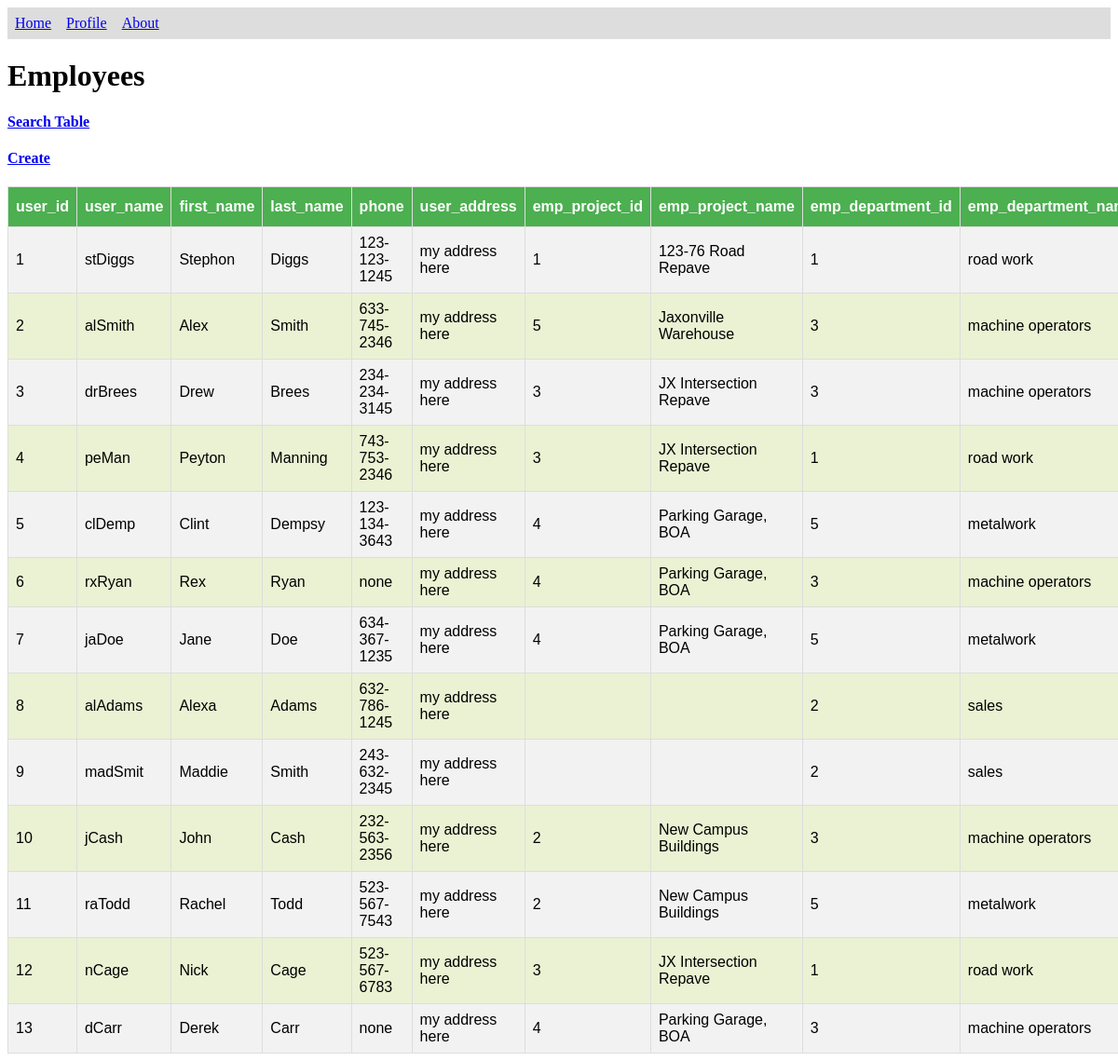
/src/data_manager/tables/employee_table.php, run on the app's committed database.
### tables this page shows
CREATE TABLE IF NOT EXISTS employees (
	user_id INT NOT NULL UNIQUE AUTO_INCREMENT,
	user_name VARCHAR(40) NOT NULL UNIQUE,
	first_name VARCHAR(40),
	last_name VARCHAR(40),
	admin_rights BOOLEAN NOT NULL, 
	user_pass VARCHAR(40), 
	phone VARCHAR(40),
	user_address VARCHAR(40),
	emp_project_id INT,
	emp_project_name VARCHAR(40),
	emp_department_id INT,
	emp_department_name VARCHAR(40),
	PRIMARY KEY (user_name, user_id)
);

### src/data_manager/tables/employee_table.php (the view, shortened to what this page needs)
<!DOCTYPE html>
<html>
<body>
    </head>
    <body>
        <ul>
            <li><a href="../home.html">Home</a></li>
            <li><a href="../profile.html">Profile</a></li>
            <li><a href="#about">About</a></li>
        </ul>
        <h1>Employees</h1>
        <h4><a href="../searches/employee_search.html">Search Table</a></h4>
        <h4><a href="../views/employee_view.php?argument1=create">Create</a></h4>
        <?php
            $config = parse_ini_file("../config.ini");
            $servername = $config['servername'];
            $username = $config['username'];
            $password = $config['password'];
            $conn = new mysqli($servername, $username, $password, 'mmcken3sql_d610');
            $sql = "SELECT * FROM employees ORDER BY user_id;";
            $result = $conn->query($sql);
            if ($result->num_rows > 0) {
                echo "<table id='employee'>";
                echo "<tr>";
                    echo "<th>user_id</th>";
                    echo "<th>user_name</th>";
                    echo "<th>first_name</th>";
                    echo "<th>last_name</th>";
                    echo "<th>phone</th>";
                    echo "<th>user_address</th>";
                    echo "<th>emp_project_id</th>";
                    echo "<th>emp_project_name</th>";
                    echo "<th>emp_department_id</th>";
                    echo "<th>emp_department_name</th>";
                echo "</tr>";
                while($row = $result->fetch_assoc()) {
                    echo "<tr id='row'>";
                        echo "<td id='user_id'>" . $row['user_id'] . "</td>";
                        echo "<td id='user_name'>" . $row['user_name'] . "</td>";
                        echo "<td>" . $row['first_name'] . "</td>";
                        echo "<td>" . $row['last_name'] . "</td>";
                        echo "<td>" . $row['phone'] . "</td>";
                        echo "<td>" . $row['user_address'] . "</td>";
                        echo "<td>" . $row['emp_project_id'] . "</td>";
                        echo "<td>" . $row['emp_project_name'] . "</td>";
                        echo "<td>" . $row['emp_department_id'] . "</td>";
                        echo "<td>" . $row['emp_department_name'] . "</td>";
                    echo "</tr>";
                }
                echo "</table>";
            } else {
                echo "0 results";
            }
        ?>
    </body>
</html>

### src/data_manager/tables/employee_table.php (style rules this page uses)
#employee { font-family: "Trebuchet MS", Arial, Helvetica, sans-serif; border-collapse: collapse; width: 100%; }
#employee td, #employee th { border: 1px solid #ddd; padding: 8px; }
#employee tr:nth-child(even) { background-color: #f2f2f2; }
#employee th { padding-top: 12px; padding-bottom: 12px; text-align: left; background-color: #4CAF50; color: white; }
ul { list-style-type: none; margin: 0; padding: 0; overflow: hidden; background-color: #dddddd; }
li { float: left; }
li a { display: block; padding: 8px; }
td { cursor: pointer; }
tr:nth-child(odd) { background-color : #EAF2D3; }
tr:nth-child(even) { background-color : #A7C942; }

### data on the page
employees: user "1", user_name "stDiggs", first_name "Stephon", last_name "Diggs", phone "123-123-1245", user_address "my address here", emp_project "1", emp_project_name "123-76 Road Repave", emp_department "1", emp_department_name "road work"
employees: user "2", user_name "alSmith", first_name "Alex", last_name "Smith", phone "633-745-2346", user_address "my address here", emp_project "5", emp_project_name "Jaxonville Warehouse", emp_department "3", emp_department_name "machine operators"
employees: user "3", user_name "drBrees", first_name "Drew", last_name "Brees", phone "234-234-3145", user_address "my address here", emp_project "3", emp_project_name "JX Intersection Repave", emp_department "3", emp_department_name "machine operators"
employees: user "4", user_name "peMan", first_name "Peyton", last_name "Manning", phone "743-753-2346", user_address "my address here", emp_project "3", emp_project_name "JX Intersection Repave", emp_department "1", emp_department_name "road work"
employees: user "5", user_name "clDemp", first_name "Clint", last_name "Dempsy", phone "123-134-3643", user_address "my address here", emp_project "4", emp_project_name "Parking Garage, BOA", emp_department "5", emp_department_name "metalwork"
employees: user "6", user_name "rxRyan", first_name "Rex", last_name "Ryan", phone "none", user_address "my address here", emp_project "4", emp_project_name "Parking Garage, BOA", emp_department "3", emp_department_name "machine operators"
employees: user "7", user_name "jaDoe", first_name "Jane", last_name "Doe", phone "634-367-1235", user_address "my address here", emp_project "4", emp_project_name "Parking Garage, BOA", emp_department "5", emp_department_name "metalwork"
employees: user "8", user_name "alAdams", first_name "Alexa", last_name "Adams", phone "632-786-1245", user_address "my address here", emp_department "2", emp_department_name "sales"
employees: user "9", user_name "madSmit", first_name "Maddie", last_name "Smith", phone "243-632-2345", user_address "my address here", emp_department "2", emp_department_name "sales"
employees: user "10", user_name "jCash", first_name "John", last_name "Cash", phone "232-563-2356", user_address "my address here", emp_project "2", emp_project_name "New Campus Buildings", emp_department "3", emp_department_name "machine operators"
employees: user "11", user_name "raTodd", first_name "Rachel", last_name "Todd", phone "523-567-7543", user_address "my address here", emp_project "2", emp_project_name "New Campus Buildings", emp_department "5", emp_department_name "metalwork"
employees: user "12", user_name "nCage", first_name "Nick", last_name "Cage", phone "523-567-6783", user_address "my address here", emp_project "3", emp_project_name "JX Intersection Repave", emp_department "1", emp_department_name "road work"
employees: user "13", user_name "dCarr", first_name "Derek", last_name "Carr", phone "none", user_address "my address here", emp_project "4", emp_project_name "Parking Garage, BOA", emp_department "3", emp_department_name "machine operators"
